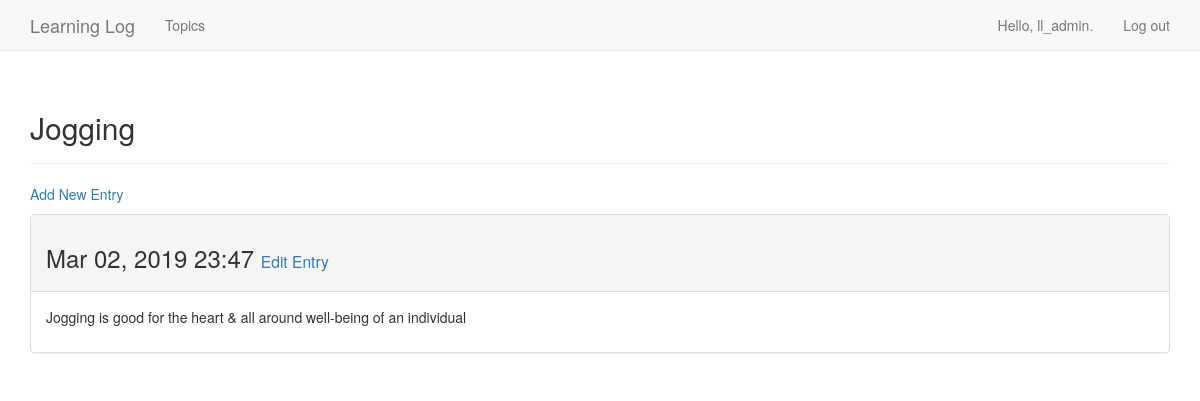
The page /topics/3/ (signed in) on the database its author committed.
### learning_logs/models.py (models this page shows, shortened)
class Topic(models.Model):
    text = models.CharField(max_length=200)
    date_added = models.DateTimeField(auto_now_add=True)
    owner = models.ForeignKey(User, on_delete=models.DO_NOTHING)
    def __str__(self):
        return self.text

class Entry(models.Model):
    topic = models.ForeignKey(Topic, on_delete=models.DO_NOTHING)
    text = models.TextField()
    date_added = models.DateTimeField(auto_now_add=True)
    class Meta:
        verbose_name_plural = 'entries'

### learning_logs/views.py (the view)
# urls.py: url(r'^topics/(?P<topic_id>\d+)/$', views.topic, name='topic'),
@login_required
def topic(request, topic_id):
    topic = get_object_or_404(Topic,  id=topic_id)
    check_topic_owner(topic, request)
    entries = topic.entry_set.order_by('-date_added') # sort by date_added in reverse due to the minus sign
    context = {'topic': topic, 'entries': entries}
    return render(request, 'learning_logs/topic.html', context)

### learning_logs/views.py (called while the page is built)
def check_topic_owner(topic, request):
    if topic.owner != request.user:
        raise Http404

### learning_logs/templates/learning_logs/topic.html
{% extends 'learning_logs/base.html' %}
{% block header %}
  <h2>{{ topic }}</h2>
{% endblock %}
{% block content %}
  <p>
    <a href="{% url 'learning_logs:new_entry' topic.id %}">Add New Entry</a>
  </p>
  {% for entry in entries %}
    <div class="panel panel-default">
      <div class="panel-heading">
        <h3>
          {{ entry.date_added|date:'M d, Y H:i' }}
          <small>
              <a href="{% url 'learning_logs:edit_entry' entry.id %}">Edit Entry</a>
          </small>
        </h3>
      </div>
      <div class="panel-body">
        {{ entry.text|linebreaks }}
      </div>
    </div>
  {% empty %}
      There are no entries for this topic yet.
  {% endfor %}
{% endblock %}

### learning_logs/templates/learning_logs/base.html (shortened to what this page needs)
{% load bootstrap3 %}
<!DOCTYPE html>
<html lang="en" dir="ltr">
  <head>
    {% bootstrap_css %}
  </head>
  <body>
    <nav class="navbar navbar-default navbar-static-top">
      <div class="container">
        <div class="navbar-header">
          <a class='navbar-brand' href="{% url 'learning_logs:index' %}">
          Learning Log</a>
        </div>
        <div id='navbar' class="collapse navbar-collapse">
          <ul class="nav navbar-nav">
            <li><a href="{% url 'learning_logs:topics' %}">Topics</a></li>
          </ul>
          <ul class="nav navbar-nav navbar-right">
            {% if user.is_authenticated %}
              <li><a>Hello, {{ user.username }}.</a></li>
              <li><a href="{% url 'users:logout' %}"> Log out</a></li>
            {% else %}
              <li><a href="{% url 'users:register' %}">Register</a></li>
              <li><a href="{% url 'users:login' %}">Log in</a></li>
            {% endif %}
          </ul>
        </div>
      </div>
    </nav>
    <div class="container">
      <div class="page-header">
        {% block header %}{% endblock %}
      </div>
      <div>
        {% block content %}{% endblock %}
      </div>
    </div>
  </body>
</html>

### rows shown on the page
Topic: text "Jogging"
Entry: date_added "Mar 02, 2019 23:47", text "Jogging is good for the heart & all around well-being of an individual"

### other values the page prints
{{ user.username }} "ll_admin"
